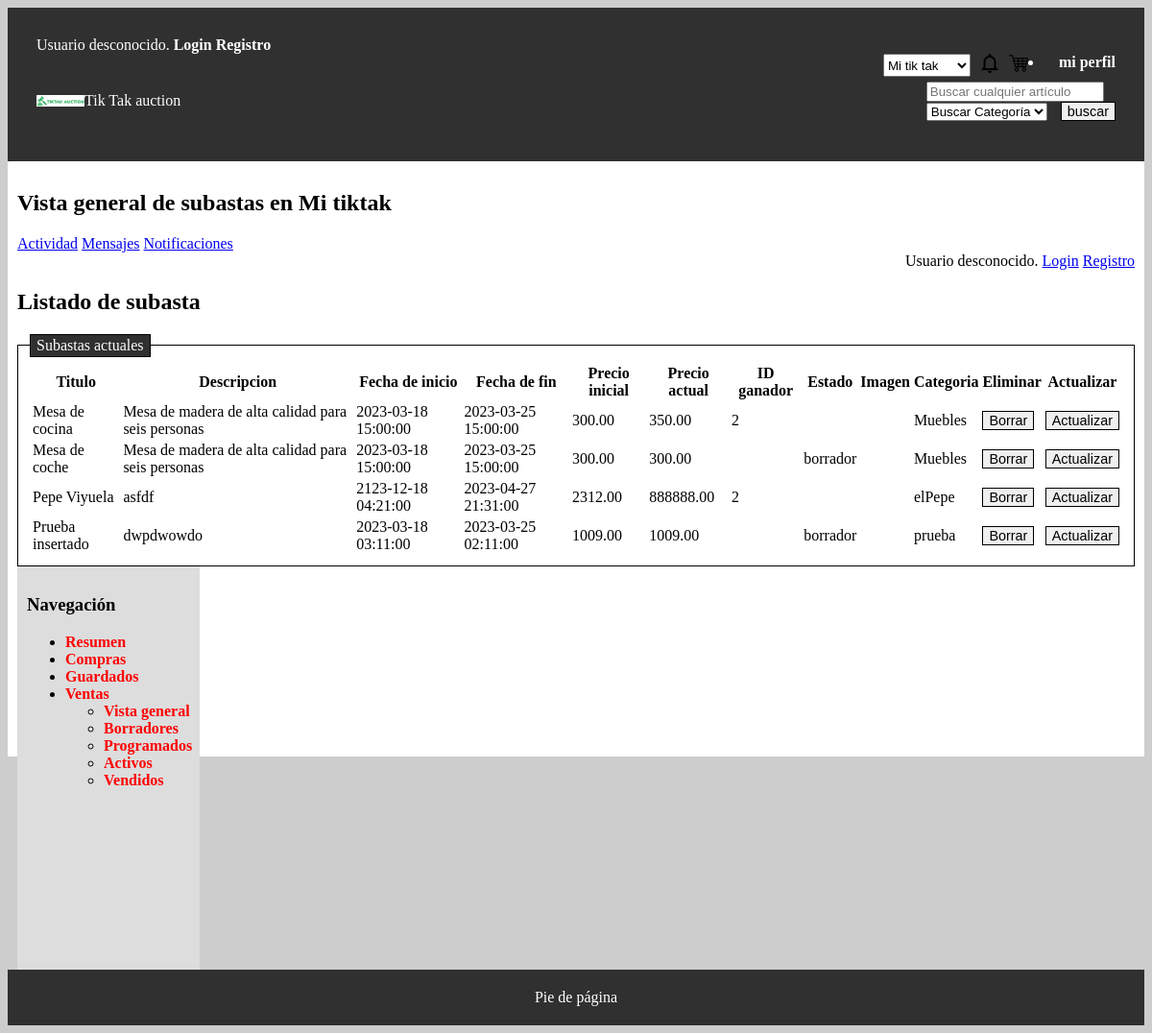
The app's page /vistaModificarSubastas.php with its own data.
### tables this page shows
CREATE TABLE `subastas` (
  `id_subasta` int(11) NOT NULL,
  `id_usuario` int(11) DEFAULT NULL,
  `titulo` varchar(255) DEFAULT NULL,
  `descripcion` text DEFAULT NULL,
  `fecha_inicio` datetime DEFAULT NULL,
  `fecha_fin` datetime DEFAULT NULL,
  `precio_inicial` decimal(10,2) DEFAULT NULL,
  `precio_actual` decimal(10,2) DEFAULT NULL,
  `id_ganador` int(11) DEFAULT NULL,
  `estado` varchar(15) DEFAULT NULL,
  `imagen` varchar(255) DEFAULT NULL,
  `categoria` varchar(255) DEFAULT NULL,
  `estadoproducto` varchar(15) DEFAULT NULL
);

### includes/src/subastas/Subasta.php (called while the page is built, shortened)
<?php
class Subasta
{
    public static function listarSubastas($busqueda)
    {
        $conn = Aplicacion::getInstance()->getConexionBd();
        $query =" ";
        if($busqueda=='ventas'){
            $query = sprintf("SELECT * FROM Subastas");
           }else if($busqueda=='borrador'){
            $query = sprintf("SELECT * FROM Subastas S WHERE S.estado= '%s'", $conn->real_escape_string($busqueda));
        }else if($busqueda=='programado'){
          $query = sprintf("SELECT * FROM Subastas S WHERE S.estado= '%s'", $conn->real_escape_string($busqueda));
        }else if($busqueda=='activo'){
            $query = sprintf("SELECT * FROM Subastas S WHERE S.estado= '%s'", $conn->real_escape_string($busqueda));
        }else if($busqueda=='cerrada'){
            $query = sprintf("SELECT * FROM Subastas S WHERE S.estado= '%s'", $conn->real_escape_string($busqueda));
        }else{
            $query = sprintf("SELECT * FROM Subastas");
        }
        $rs = $conn->query($query);
        $subastas = array();
        if ($rs) {
            while ($fila = $rs->fetch_assoc()) {
                $subasta = new Subasta(
                    $fila['id_usuario'],
                    $fila['titulo'],
                    $fila['descripcion'],
                    $fila['fecha_inicio'],
                    $fila['fecha_fin'],
                    $fila['precio_inicial'],
                    $fila['precio_actual'],
                    $fila['imagen'],
                    $fila['categoria'],
                    $fila['estadoproducto'],
                    $fila['id_subasta'],
                    $fila['id_ganador'],
                    $fila['estado']
                );
                $subastas[] = $subasta;
            }
        } else {
            error_log("Error BD ({$conn->errno}): {$conn->error}");
        }
        return $subastas;
    }
    private $titulo;
    private $descripcion;
    private $fechainicio;
    private  $fechafin;
    private $precioinicial;
    private $precioactual;
    private $idganador;
    private $estado;
    private $categoria;
    private function __construct($idusuario, $titulo, $descripcion, $fechainicio, $fechafin, $precioinicial, $precioactual,$imagen, $categoria, $estadoproducto,$idsubasta = null,$idganador = null, $estado = null)
    {
        $this->titulo = $titulo;
        $this->descripcion = $descripcion;
        $this->fechainicio = $fechainicio;
        $this->fechafin = $fechafin;
        $this->precioinicial = $precioinicial;
        $this->precioactual = $precioactual;
        $this->idganador = $idganador;
        $this->estado = $estado;
        $this->categoria = $categoria;
    }
    public function getTitulo() {
        return $this->titulo;
    }
    public function getDescripcion() {
        return $this->descripcion;
    }
    public function getFechaInicio() {
        return $this->fechainicio;
    }
    public function getFechaFin() {
        return $this->fechafin;
    }
    public function getPrecioInicial() {
        return $this->precioinicial;
    }
    public function getPrecioActual() {
        return $this->precioactual;
    }
    public function getIdGanador() {
        return $this->idganador;
    }
    public function getEstado() {
        return $this->estado;
    }
    public function getCategoria() {
        return $this->categoria;
    }
}

### includes/src/subastas/listadoSubastas.php (the view, shortened to what this page needs)
<?php
class ListadoSubastas extends Formulario
{
    static function listadoActualizar($busqueda){
        $subastas = Subasta::listarSubastas($busqueda);
        $html = mostrarTitulosTabla();
        $html .="<th>Eliminar</th>";
        $html .="<th>Actualizar</th>";
        $html .="</tr>";
       foreach($subastas as $subasta) {
            $html .= visualizaSubasta($subasta,"actualizar");
       }
       $html .= "</table>";
        return $html;
    }
}
function mostrarTitulosTabla()
{
    $html = <<<EOF
    <table>
        <tr>
            <th>Titulo</th>
            <th>Descripcion</th>
            <th>Fecha de inicio</th>
            <th>Fecha de fin</th>
            <th>Precio inicial</th>
            <th>Precio actual</th>
            <th>ID ganador</th>
            <th>Estado</th>
            <th>Imagen</th>
            <th>Categoria</th>
EOF;
    return $html;
}
function visualizaSubasta($subasta, $tipo=null) {
    $html = <<<EOF
        <td>{$subasta->getTitulo()}</td>
        <td>{$subasta->getDescripcion()}</td>
        <td>{$subasta->getFechaInicio()}</td>
        <td>{$subasta->getFechaFin()}</td>
        <td>{$subasta->getPrecioInicial()}</td>
        <td>{$subasta->getPrecioActual()}</td>
        <td>{$subasta->getIdGanador()}</td>
        <td>{$subasta->getEstado()}</td>
        <td>{$subasta->getImagen()}</td>
        <td>{$subasta->getCategoria()}</td>
    EOF;
    switch ($tipo) {
        case 'actualizar':
            $html .= <<<EOF
                <td>
                    <form method="POST" action="vistaModificarSubastas.php">
                        <input type="hidden" name="borrar" value="borrarSubasta">
                        <input type="hidden" name="parametro" value="{$subasta->getIdSubasta()}">
                        <button type="submit">Borrar</button>
                    </form>
                </td>
                <td>
                    <form method="POST" action="addSubasta.php">
                        <input type="hidden" name="actualizar" value="actualizarSubasta">
                        <input type="hidden" name="idsubasta" value="{$subasta->getIdSubasta()}">
                        <input type="hidden" name="precioactual" value="{$subasta->getPrecioActual()}">
                        <input type="hidden" name="idganador" value="{$subasta->getIdGanador()}">
                        <button type="submit">Actualizar</button>
                    </form>
                </td>
            EOF;
            break;
    }
    $html .= "</tr>";
    return $html;
}
?>

### records on screen
subastas: titulo "Mesa de cocina", descripcion "Mesa de madera de alta calidad para seis personas", fecha_inicio "2023-03-18 15:00:00", fecha_fin "2023-03-25 15:00:00", precio_inicial "300.00", precio_actual "350.00", id_ganador "2", categoria "Muebles"
subastas: titulo "Mesa de coche", descripcion "Mesa de madera de alta calidad para seis personas", fecha_inicio "2023-03-18 15:00:00", fecha_fin "2023-03-25 15:00:00", precio_inicial "300.00", precio_actual "300.00", estado "borrador", categoria "Muebles"
subastas: titulo "Pepe Viyuela", descripcion "asfdf", fecha_inicio "2123-12-18 04:21:00", fecha_fin "2023-04-27 21:31:00", precio_inicial "2312.00", precio_actual "888888.00", id_ganador "2", categoria "elPepe"
subastas: titulo "Prueba insertado", descripcion "dwpdwowdo", fecha_inicio "2023-03-18 03:11:00", fecha_fin "2023-03-25 02:11:00", precio_inicial "1009.00", precio_actual "1009.00", estado "borrador", categoria "prueba"
